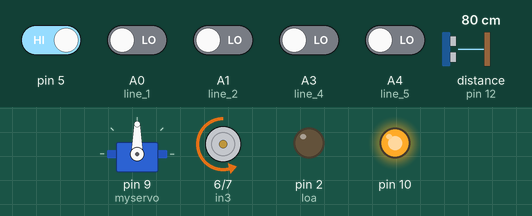
Simulated run of this sketch. Board: Arduino Uno, built with avr-gcc and run on an emulated ATmega328P. Parts: servo, motor-driver pin pairs drawn as motors (green arrow = first pin HIGH = forward, orange = second pin HIGH = backward, longer = more drive, scaled by the enable pin), output pins drawn as LEDs (lit = HIGH). Wiring (inferred from the names in the program): ultrasonic range finder: trigger pin 13; echo pin 12. The test bench sets the inputs (shaded band); at power-on: pin 5 HIGH, A0 (line_1), A1 (line_2), A3 (line_4), A4 (line_5) LOW, distance to the obstacle (sensor on pin 12) 80 cm. The echo pulse lasts 58.3 µs per cm; pins used as bus, display or sensor lines are not drawn.

Above: at 1.4 s.
1.5 s: distance to the obstacle (sensor on pin 12) set to 36 cm
3.0 s: distance to the obstacle (sensor on pin 12) set to 29 cm
At 4.1 s:
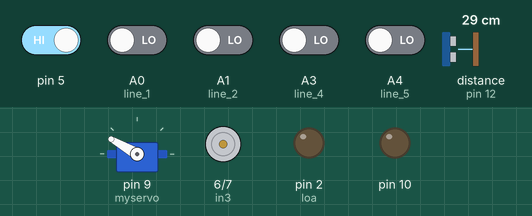
9.0 s: pin 5 driven LOW
At 11.2 s:
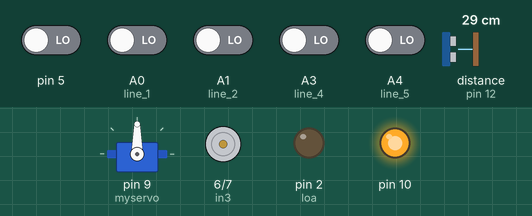
11.8 s: pin 5 driven HIGH
At 14.5 s:
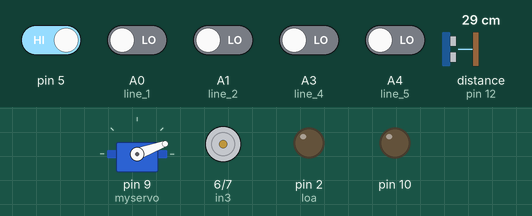
20.8 s: distance to the obstacle (sensor on pin 12) set to 30 cm
At 22.81 s:
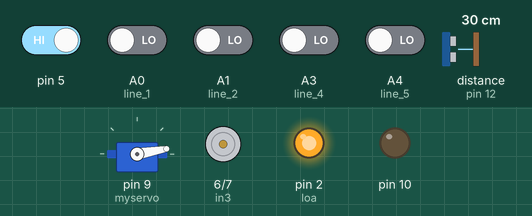
Timing chart, 0 to 24.8 s (numbered marks = the images above; inputs shaded):
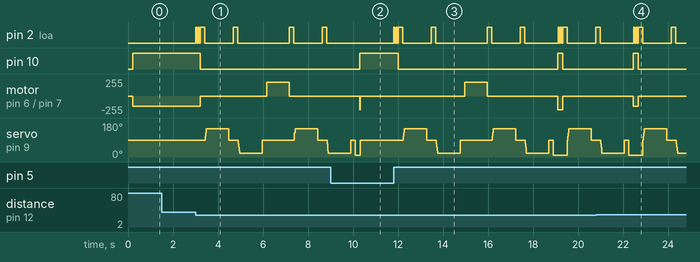

Measured:
- the behaviour switches between 32 and 31 cm on distance to the obstacle (sensor on pin 12) (found by bisection; images 0 and 1)
- the behaviour switches between 29 and 30 cm on distance to the obstacle (sensor on pin 12) (found by bisection; images 3 and 4)
- after the input at 1.5 s, every drawn part: stays the same
- after the input at 9.0 s, pin 2 (loa): stops changing and stays LOW; pin 10: goes on until 10.3 s, then stays HIGH
- after the input at 11.8 s, pin 10: HIGH → LOW after 0.21 s, → HIGH 7.1 s later, → LOW 0.21 s later; motor on pin 6 (in3) / pin 7 (in4): stopped → forward 204/255 after 3.2 s, → stopped 1.0 s later, → backward 204/255 3.1 s later, → stopped 0.21 s later
- after the input at 20.8 s, pin 10: LOW → HIGH after 1.7 s, → LOW 0.21 s later

The sketch:

Car_auto.ino
```cpp
 #include <Servo.h>
#define line_1 A0
#define line_2 A1
#define line_3 A2
#define line_4 A3
#define line_5 A4
#define SW_CLP 11
#define NEAR_SENSOR 2
int sensor=0;
#define TRIG 13
#define  ECHO 12
Servo myservo;
//int servoLeft = 160; //angle of microservo rotation to scan on left
//int servoForward = 90;
//int servoRight = 20; //angle of microservo rotation to scan on right
int a=0;
int enb = 3;
int in3 = 6;
int in4 = 7;
const int loa=2;
int goc;
unsigned long xung;
int distance, khoangcach,kc_trai,kc_phai;
//int czas, dist1, dist2, dist3;

void do_khoang_cach()
{
  digitalWrite(TRIG , LOW);   delayMicroseconds(2);
  digitalWrite(TRIG , HIGH); delayMicroseconds(10);
  digitalWrite(TRIG , LOW);
  xung = pulseIn(ECHO, HIGH, 100000);
  distance = xung / 29.1 / 2;
  if(distance <= 0) {khoangcach = 0;}
  else {khoangcach = distance;}
}

void setup() {
  // servo pin definition
  myservo.attach(9);
  //speaker
  pinMode(loa, OUTPUT);
  //light
  pinMode(10, OUTPUT);

  //ultrasonic sensor
  pinMode(TRIG, OUTPUT);
  pinMode(ECHO, INPUT);

  //motors
  pinMode(enb, OUTPUT);
  pinMode(in3, OUTPUT);
  pinMode(in4, OUTPUT);

  lookForward();
  pinMode(line_1,INPUT);
  pinMode(line_2,INPUT);
  pinMode(line_3,INPUT);
  pinMode(line_4,INPUT);
  pinMode(line_5,INPUT);
  pinMode(SW_CLP,INPUT);
  pinMode(5,INPUT);
  Serial.begin(9600);
}


void loop() {
  int btnState=digitalRead(5);
  delay(10);
  if(btnState==0)
  {
    doLine();
  }
  else if(btnState==1)
  {
    modeAuto();
  }

}


//Do line va dung lai khi gap vat can
void doLine(){
  do_khoang_cach();
  moveForward();
  myservo.write(90);
  if(khoangcach<30){
    moveStop();
  }
  else if(khoangcach>=30){
  moveForward();
  }
while((digitalRead(line_2)==0)&&(digitalRead(line_1)==1)&&(digitalRead(line_4)==1)&&(digitalRead(line_5)==1)) // lệch phải một ít
  {  do_khoang_cach();
    myservo.write(150);//re trai
  if(khoangcach<30){
    moveStop();
  }
  else if(khoangcach>=30){
  moveForward();
  }
  }
while((digitalRead(line_4)==0)&&(digitalRead(line_5)==1)&&(digitalRead(line_1)==1)&&(digitalRead(line_2)==1)) // lệch trái một ít
 {  do_khoang_cach();
   myservo.write(30); // rẽ phải
  if(khoangcach<30){
    moveStop();
  }
  else if(khoangcach>=30){
  moveForward();
  }
 }
while((digitalRead(line_1)==0)&&(digitalRead(line_4)==1)&&(digitalRead(line_5)==1)) // lệch phải nhiều
  {  do_khoang_cach();
    sensor=1;
    while(sensor)
    {
    myservo.write(160); // rẽ trái
  if(khoangcach<30){
    moveStop();
  }
  else if(khoangcach>=30){
  moveForward();
  }
    if(digitalRead(line_2)==0) sensor=0;
    }
  }
while((digitalRead(line_5)==0)&&(digitalRead(line_1)==1)&&(digitalRead(line_2)==1)) // lech trai nhiều
{  do_khoang_cach();
    sensor=1;
    while(sensor)
    {
    myservo.write(20); // rẽ phải
      if(khoangcach<30){
    moveStop();
  }
  else if(khoangcach>=30){
  moveForward();
  }
    if(digitalRead(line_4)==0) sensor=0;
    }
}
while((digitalRead(line_2)==1)&&(digitalRead(line_1)==1)&&(digitalRead(line_4)==1)&&(digitalRead(line_5)==1))
{  do_khoang_cach();
  myservo.write(90);
  if(khoangcach<30){
    moveStop();
  }
  else if(khoangcach>=30){
  moveForward();
  }
}

}


void moveForward(){
  motorB(2, 60);
}


void lookForward()
{
  myservo.write(90); delay(200);
  }

void lookLeft(){
  myservo.write(150);
  delay(200);
}

void lookRight(){
  myservo.write(10);
  delay(200);
}

void scanLookLeft(){
//  myservo.write(20);
//  delay(200);
  for(goc = 90; goc <= 150; goc += 1)
  {
    myservo.write(goc);
    delay(1);
  }
  do_khoang_cach(); kc_trai = khoangcach; delay(1000);

}

void scanLookRight(){
// myservo.write(100);
// delay(200);
  for(goc = 90; goc>=20; goc-=1)     // goes from 180 degrees to 0 degrees
  {
    myservo.write(goc);              // tell servo to go to gocition in variable 'goc'
    delay(1);                       // waits 15ms for the servo to reach the gocition
  }
 do_khoang_cach(); kc_phai = khoangcach; delay(1000);
}


void moveBackward(){
  motorB(1, 80);
  delay(1000);
}


void moveStop(){
  motorB(0, 0);

}
void pip_1()
{digitalWrite(loa, HIGH); delay(200);digitalWrite(loa, LOW);

}
void pip_2()
{ digitalWrite(loa, HIGH); delay(50);digitalWrite(loa, LOW);delay(50);
  digitalWrite(loa, HIGH); delay(50);digitalWrite(loa, LOW);delay(50);
}


//void buzzerOn(){
//  tone(8, 440, 200);
//}

void lightOn(){
  digitalWrite(10, HIGH);
//  delay(500);
}

void lightOff(){
  digitalWrite(10, LOW);
}

void modeAuto(){

  do_khoang_cach();
if(khoangcach > 30)  {  lightOn(); moveForward();}
if((khoangcach <= 30)&&(khoangcach > 2))
{ pip_2();
  lightOff();
  moveStop();
  pip_1();
  scanLookLeft();
  lookForward();
  pip_1();
  scanLookRight();
  lookForward();
  if((kc_trai<30)&&(kc_phai<30)) {moveBackward(); moveStop();pip_1();scanLookLeft(); lookForward(); pip_1();scanLookRight();  lookForward(); }
  if(kc_trai > kc_phai)  {lookLeft(); moveStop(); lightOn(); moveForward();  }
  if(kc_trai <= kc_phai) {lookRight(); moveStop(); lightOn(); moveForward();  }
}
}


//******************   Motor B control   *******************
void motorB(int mode, int percent)
{

  //change the percentage range of 0 -> 100 into the PWM
  //range of 0 -> 255 using the map function
  int duty = map(percent, 0, 100, 0, 255);

  switch(mode)
  {
  case 0:  //disable/coast
    digitalWrite(enb, LOW);  //set enable low to disable B
    break;

  case 1:  //turn clockwise
    //setting IN3 high connects motor lead 1 to +voltage
    digitalWrite(in3, HIGH);

    //setting IN4 low connects motor lead 2 to ground
    digitalWrite(in4, LOW);

    //use pwm to control motor speed through enable pin
    analogWrite(enb, duty);

    break;

  case 2:  //turn counter-clockwise
    //setting IN3 low connects motor lead 1 to ground
    digitalWrite(in3, LOW);

    //setting IN4 high connects motor lead 2 to +voltage
    digitalWrite(in4, HIGH);

    //use pwm to control motor speed through enable pin
    analogWrite(enb, duty);

    break;

  case 3:  //brake motor
    //setting IN3 low connects motor lead 1 to ground
    digitalWrite(in3, LOW);

    //setting IN4 high connects motor lead 2 to ground
    digitalWrite(in4, LOW);

    //use pwm to control motor braking power
    //through enable pin
    analogWrite(enb, duty);

    break;
  }
}


/*

int read_sensor() {
  // put your main code here, to run repeatedly:

 while((digitalRead(line_2)==0)&&(digitalRead(line_1)==1)&&(digitalRead(line_4)==1)&&(digitalRead(line_5)==1)) // lệch phải một ít
  {
    myservo.write(55);// rẽ trái
  }
while((digitalRead(line_4)==0)&&(digitalRead(line_5)==1)&&(digitalRead(line_1)==1)&&(digitalRead(line_2)==1)) // lệch trái một ít
 {
    myservo.write(35);// rẽ phải
 }
while((digitalRead(line_1)==0)&&(digitalRead(line_4)==1)&&(digitalRead(line_5)==1)) // lệch phải nhiều
  {
    sensor=1;
    while(sensor)
    {
     myservo.write(60);// rẽ trái
    if(digitalRead(line_2)==0) sensor=0;
    }
  }
while((digitalRead(line_5)==0)&&(digitalRead(line_1)==1)&&(digitalRead(line_2)==1)) // lech trai nhiều
{
    sensor=1;
    while(sensor)
    {
    myservo.write(30);// rẽ phải
    if(digitalRead(line_4)==0) sensor=0;
    }
}
while((digitalRead(line_2)==1)&&(digitalRead(line_1)==1)&&(digitalRead(line_4)==1)&&(digitalRead(line_5)==1))
{
  myservo.write(45);
}
}
//di thang


 /*
 if((digitalRead(line_4)==1)&&(digitalRead(line_5)==1)&&(digitalRead(line_1)==1)&&(digitalRead(line_2)==1))
  {
    // đi thẳng
  }
  */
```
